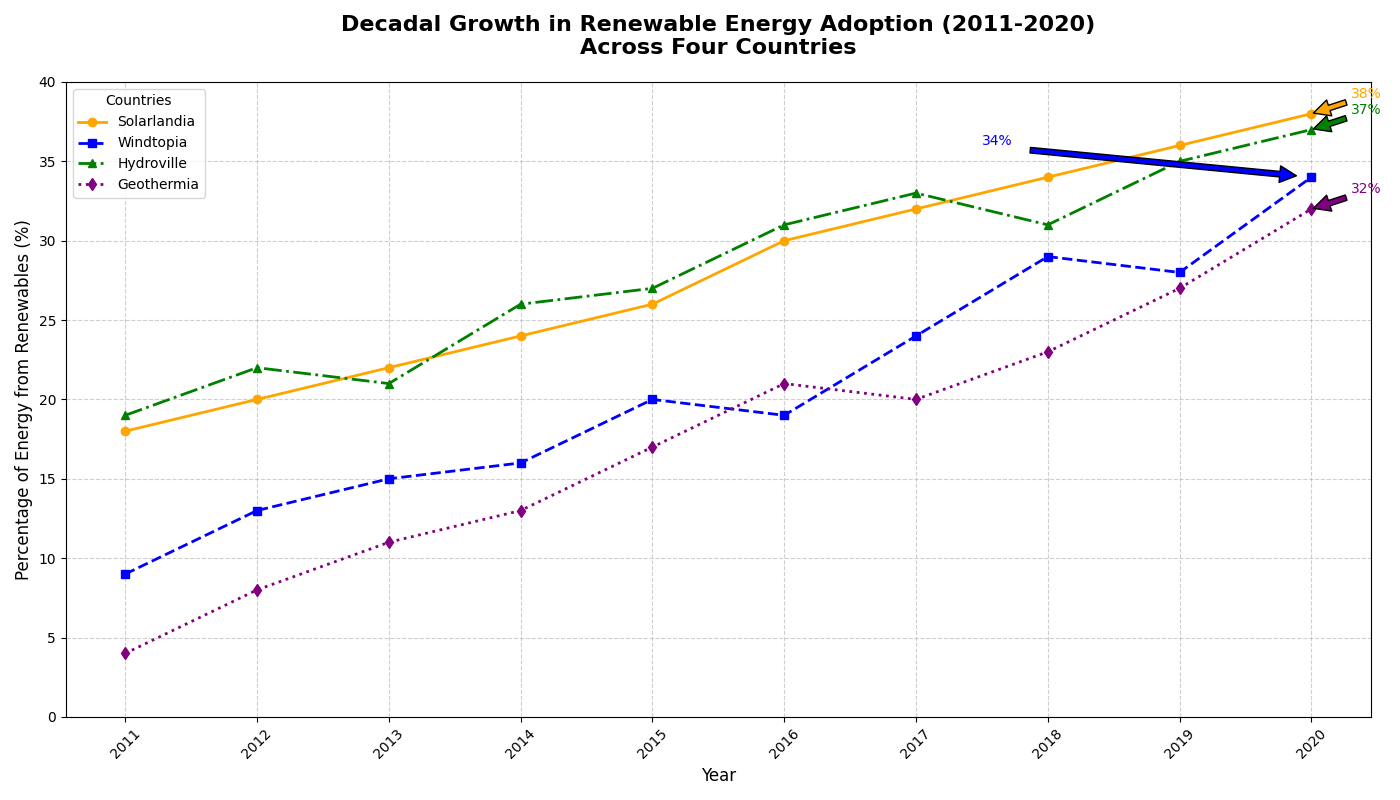

The Python source for this figure:
import matplotlib.pyplot as plt
import numpy as np

years = np.arange(2011, 2021)

# Altered percentage of energy from renewable sources for four fictional countries
solarlandia_renewables = [18, 20, 22, 24, 26, 30, 32, 34, 36, 38]  
windtopia_renewables = [9, 13, 15, 16, 20, 19, 24, 29, 28, 34]
hydroville_renewables = [19, 22, 21, 26, 27, 31, 33, 31, 35, 37]
geothermia_renewables = [4, 8, 11, 13, 17, 21, 20, 23, 27, 32]  

plt.figure(figsize=(14, 8))

plt.plot(years, solarlandia_renewables, marker='o', linestyle='-', linewidth=2, color='orange', label='Solarlandia')
plt.plot(years, windtopia_renewables, marker='s', linestyle='--', linewidth=2, color='blue', label='Windtopia')
plt.plot(years, hydroville_renewables, marker='^', linestyle='-.', linewidth=2, color='green', label='Hydroville')
plt.plot(years, geothermia_renewables, marker='d', linestyle=':', linewidth=2, color='purple', label='Geothermia')

plt.title("Decadal Growth in Renewable Energy Adoption (2011-2020)\nAcross Four Countries", fontsize=16, fontweight='bold', pad=20)
plt.xlabel('Year', fontsize=12)
plt.ylabel('Percentage of Energy from Renewables (%)', fontsize=12)
plt.xticks(years, rotation=45)
plt.yticks(np.arange(0, 45, 5))
plt.legend(title="Countries", loc='upper left', fontsize=10)
plt.grid(True, linestyle='--', alpha=0.6)

max_solarlandia = max(solarlandia_renewables)
max_windtopia = max(windtopia_renewables)
max_hydroville = max(hydroville_renewables)
max_geothermia = max(geothermia_renewables)

plt.annotate(f'{max_solarlandia}%', xy=(years[-1], max_solarlandia), xytext=(years[-1]+0.3, max_solarlandia+1),
             arrowprops=dict(facecolor='orange', shrink=0.05), fontsize=10, color='orange')
plt.annotate(f'{max_windtopia}%', xy=(years[-1], max_windtopia), xytext=(years[-1]-2.5, max_windtopia+2),
             arrowprops=dict(facecolor='blue', shrink=0.05), fontsize=10, color='blue')
plt.annotate(f'{max_hydroville}%', xy=(years[-1], max_hydroville), xytext=(years[-1]+0.3, max_hydroville+1),
             arrowprops=dict(facecolor='green', shrink=0.05), fontsize=10, color='green')
plt.annotate(f'{max_geothermia}%', xy=(years[-1], max_geothermia), xytext=(years[-1]+0.3, max_geothermia+1),
             arrowprops=dict(facecolor='purple', shrink=0.05), fontsize=10, color='purple')

plt.tight_layout()
plt.show()
